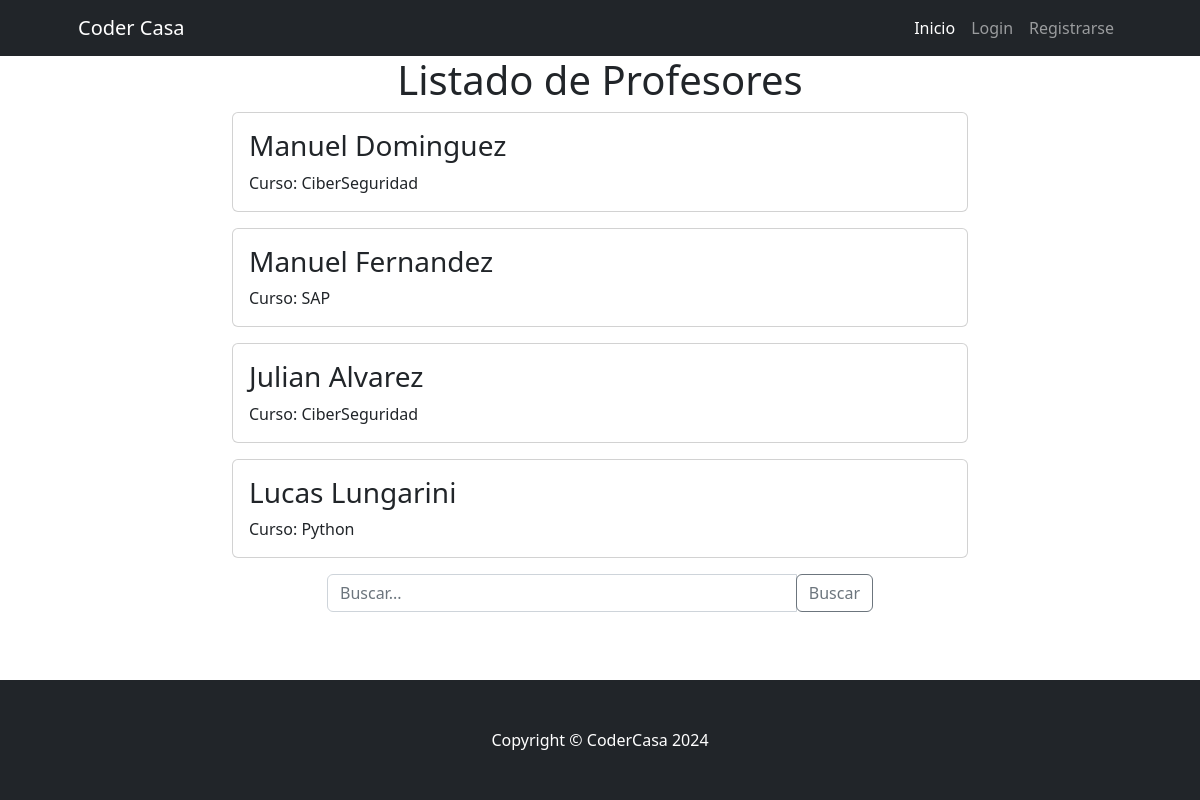
Page /Clase/profesor_list on the earlier database version.
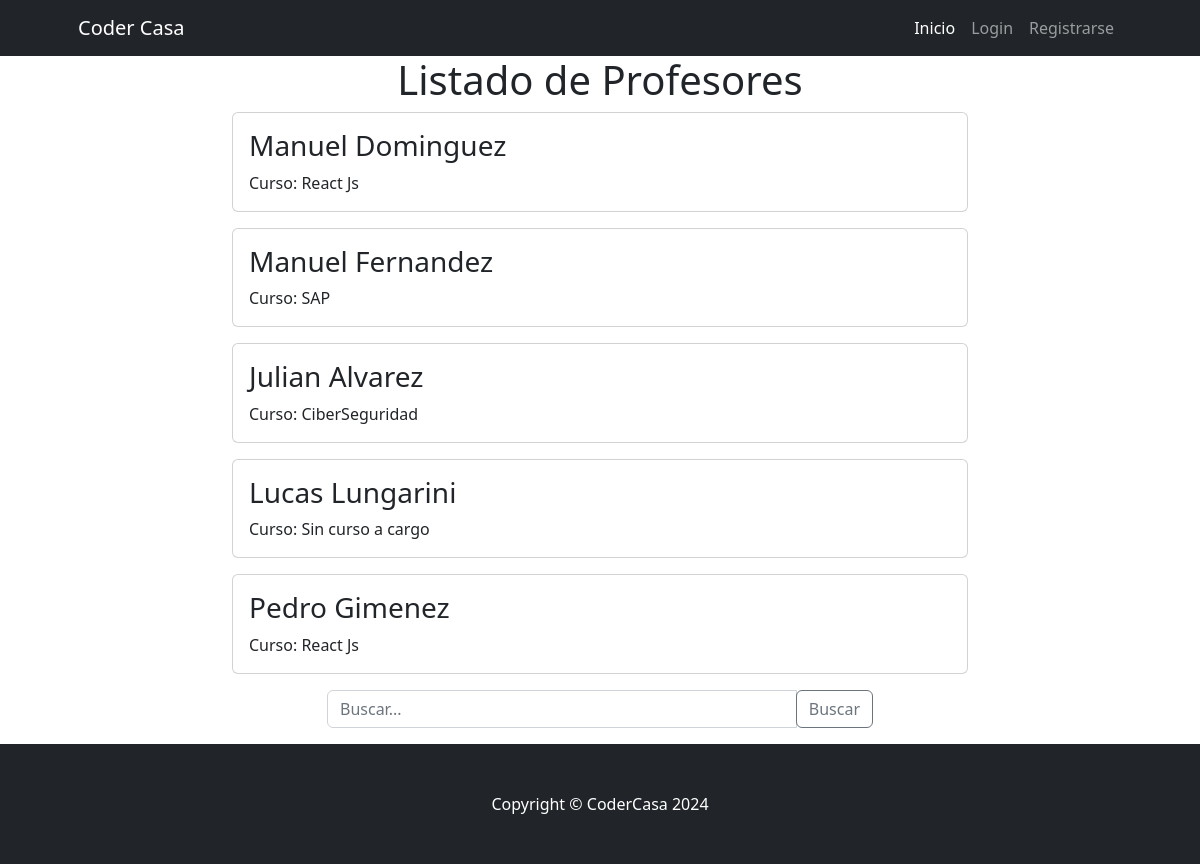
Same page on the later database version.
### Clase/models.py (models this page shows, shortened)
class Profesor(models.Model):
    nombre = models.CharField(max_length=255)
    apellido = models.CharField(max_length=255)
    materia = models.ForeignKey(Curso, on_delete=models.SET_NULL,null=True)
    class Meta:
        verbose_name = "Profesor"
        verbose_name_plural = "Profesores"

class Curso(models.Model):
    nombre = models.CharField(max_length=255, unique=True)
    detalle = models.CharField(max_length=800,null=True, blank=True)
    def __str__(self) -> str:
        return self.nombre
    class Meta:
        verbose_name = "Curso"
        verbose_name_plural = "Cursos"

### Clase/views.py (the view)
# urls.py: path("profesor_list", profesor_list,name="profesor_list" ),
def profesor_list(request):
    busqueda = request.GET.get("busqueda",None)
    if busqueda:
        print(busqueda)
        consulta = Profesor.objects.filter(nombre__icontains=busqueda)
    else:
       consulta = Profesor.objects.all()
    contexto = {"profesores": consulta}
    return render(request,"Clase/profesor_list.html", contexto)

### Clase/templates/Clase/profesor_list.html (shortened to what this page needs)
{% extends 'core/base.html' %}
{% block content %}
<center>
<h1>Listado de Profesores</h1>
</center>
<div class="container">
    <div class="row justify-content-center">
      <div class="col-md-8">
        {% for profe in profesores %}
          <div class="card mb-3">
            <div class="card-body">
              <h3 class="card-title">{{ profe.nombre }} {{ profe.apellido }}</h3>
              {% if profe.materia %}
              <p class="card-text">Curso: {{ profe.materia }}</p>
            {% else %}
              <p class="card-text">Curso: Sin curso a cargo</p>
            {% endif %}
            </div>
          </div>
        {% endfor %}
      </div>
    </div>
    <div class="row justify-content-center">
      <div class="col-md-6">
        <form action="{% url 'Clase:profesor_list' %}" method="get">
          <div class="input-group mb-3">
            <input type="text" class="form-control" name="busqueda" placeholder="Buscar...">
            <div class="input-group-append">
              <button class="btn btn-outline-secondary" type="submit">Buscar</button>
            </div>
          </div>
        </form>
      </div>
    </div>
  </div>
{% endblock content %}

### core/templates/core/base.html (shortened to what this page needs)
{% load static %}
<!DOCTYPE html>
<html lang="es">
    <head>
        <link href="{% static 'core/css/styles.css' %} " rel="stylesheet" />
    </head>
    <body style="display: flex; flex-direction: column; min-height: 100vh;">
        <nav class="navbar navbar-expand-lg navbar-dark bg-dark">
            <div class="container px-5">
                <a class="navbar-brand" href="{% url 'core:index' %}">Coder Casa</a>
                <div class="collapse navbar-collapse" id="navbarSupportedContent">
                    <ul class="navbar-nav ms-auto mb-2 mb-lg-0">
                        <li class="nav-item"><a class="nav-link active" aria-current="page" href="{% url 'core:index' %}">Inicio</a></li>
                        {% if user.is_authenticated %}
                        <li class="nav-item"><a class="nav-link" href="{% url 'Clase:principal_cursos' %}">Curso</a></li>
                        <li class="nav-item"><a class="nav-link" href="{% url 'Clase:index' %}">Estudiante</a></li>
                        <li class="nav-item"><a class="nav-link" href="{% url 'Clase:principal_profesores'%}">Profesor</a></li>
                        <li class="nav-item"><a class="nav-link">{{user.username}}</a></li>
                        <li class="nav-item">
                            <form action="{% url 'core:logout' %}" method="post">
                            {% csrf_token %}
                            <button type="submit" class="btn btn-dark ">Logout</button>
                            </form>
                        </li>
                        <li class="nav-item"><a class="nav-link" href="{% url 'Clase:about' %}">About</a></li>
                        {% else %}
                        <li class="nav-item"><a class="nav-link" href="{% url 'core:login' %}">Login</a></li>
                        <li class="nav-item"><a class="nav-link" href="{% url 'core:register' %}">Registrarse</a></li>
                        {% endif %}
                    </ul>
                </div>
            </div>
        </nav>
        {% block content %}
        {% endblock content %}
        <footer style="margin-top: auto; background-color: #333; color: #fff; text-align: center; padding: 15px;" class="py-5 bg-dark">
            <div class="container px-4 px-lg-5"><p style="margin: 0;" class="m-0 text-center text-white">Copyright &copy; CoderCasa 2024</p></div>
        </footer>
    </body>
</html>

Differences in the rows shown:
changed Profesor "Dominguez": materia "CiberSeguridad" → "React Js"
changed Profesor "Lucas": materia "Python" → (not shown); materia_id "Curso:" → "Curso: Sin curso a cargo"
added Profesor: nombre "Pedro", apellido "Gimenez", materia "React Js"
